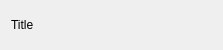
<?xml version="1.0" encoding="UTF-8"?>
<ui version="4.0">
 <class>HeaderWidget</class>
 <widget class="QWidget" name="HeaderWidget">
  <property name="geometry">
   <rect>
    <x>0</x>
    <y>0</y>
    <width>223</width>
    <height>50</height>
   </rect>
  </property>
  <property name="windowTitle">
   <string>Form</string>
  </property>
  <layout class="QHBoxLayout" name="horizontalLayout" stretch="0,1,0,0">
   <property name="spacing">
    <number>0</number>
   </property>
   <item>
    <widget class="QLabel" name="lTitle">
     <property name="text">
      <string>Title</string>
     </property>
    </widget>
   </item>
   <item>
    <spacer name="horizontalSpacer">
     <property name="orientation">
      <enum>Qt::Horizontal</enum>
     </property>
     <property name="sizeHint" stdset="0">
      <size>
       <width>85</width>
       <height>20</height>
      </size>
     </property>
    </spacer>
   </item>
   <item>
    <widget class="QPushButton" name="removePayloadFormButton">
     <property name="sizePolicy">
      <sizepolicy hsizetype="Fixed" vsizetype="Fixed">
       <horstretch>0</horstretch>
       <verstretch>0</verstretch>
      </sizepolicy>
     </property>
     <property name="minimumSize">
      <size>
       <width>24</width>
       <height>24</height>
      </size>
     </property>
     <property name="maximumSize">
      <size>
       <width>24</width>
       <height>24</height>
      </size>
     </property>
     <property name="icon">
      <iconset resource="Configurator.qrc">
       <normaloff>:/assets/removepayload.png</normaloff>:/assets/removepayload.png</iconset>
     </property>
     <property name="iconSize">
      <size>
       <width>24</width>
       <height>24</height>
      </size>
     </property>
     <property name="flat">
      <bool>true</bool>
     </property>
    </widget>
   </item>
   <item>
    <widget class="QPushButton" name="addPayloadFormButton">
     <property name="sizePolicy">
      <sizepolicy hsizetype="Fixed" vsizetype="Fixed">
       <horstretch>0</horstretch>
       <verstretch>0</verstretch>
      </sizepolicy>
     </property>
     <property name="minimumSize">
      <size>
       <width>24</width>
       <height>24</height>
      </size>
     </property>
     <property name="maximumSize">
      <size>
       <width>24</width>
       <height>24</height>
      </size>
     </property>
     <property name="icon">
      <iconset resource="Configurator.qrc">
       <normaloff>:/assets/addpayload.png</normaloff>:/assets/addpayload.png</iconset>
     </property>
     <property name="iconSize">
      <size>
       <width>24</width>
       <height>24</height>
      </size>
     </property>
     <property name="flat">
      <bool>true</bool>
     </property>
    </widget>
   </item>
  </layout>
 </widget>
 <resources>
  <include location="Configurator.qrc"/>
 </resources>
 <connections/>
</ui>
